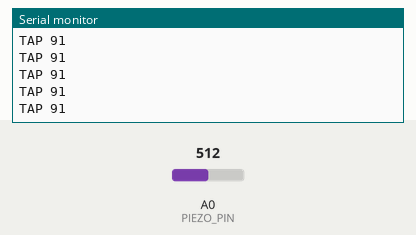
Bench run of a sketch on a simulated Arduino Uno, built with avr-gcc and run on an emulated ATmega328P. Shown: the last lines printed to the serial monitor. The inputs (shaded band) are chosen by the test bench; at power-on: A0 (PIEZO_PIN) = 512.

Above: at 1.2 s.
1.3 s: A0 (PIEZO_PIN) set to 710
At 1.39 s:
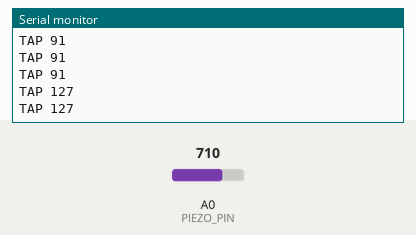
2.8 s: A0 (PIEZO_PIN) set to 690
At 2.85 s:
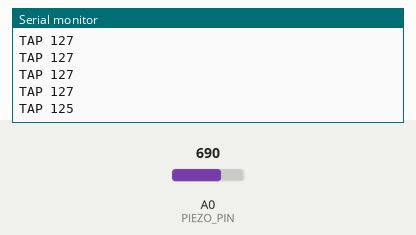
Timing chart, 0 to 5.8 s (numbered marks = the images above; inputs shaded):
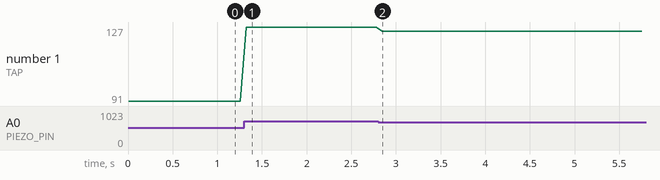

The sketch:

rhythmic_tap.ino
```cpp
// Rhythmic Intent — piezo tap pad → USB serial
//
// Sends one line per strike:   TAP <velocity 1-127>\n   at 115200 baud.
// The bridge (bridge/bridge.py) auto-detects this board and turns each line
// into a live MIDI note (real velocity) plus a tap in the GUI.
//
// Wiring (velocity-sensitive piezo):
//   piezo (+) ── A0
//   piezo (-) ── GND
//   1 MΩ resistor across the piezo (A0 ── GND) to drain charge between hits.
//   Recommended: a 5.1 V zener (or two diodes) from A0 to GND/5V to clamp
//   spikes so hard hits don't over-volt the ADC.
//
// Tuning: watch the raw values in the Serial Monitor (uncomment DEBUG below),
// then set THRESHOLD just above the resting noise and MAX_READING to roughly
// the ADC value of your hardest comfortable hit.
//
// Button instead of a piezo? Wire a button from a digital pin to GND with
// INPUT_PULLUP and, on a debounced falling edge, `Serial.println("TAP 100");`.

const int PIEZO_PIN = A0;
const int THRESHOLD = 40;     // ADC counts to register a hit (above noise floor)
const int MAX_READING = 700;  // ADC counts mapped to full velocity (127)
const unsigned long PEAK_MS = 6;   // window to capture the strike's peak
const unsigned long DEAD_MS = 60;  // ignore retriggers for this long after a hit

// #define DEBUG  // uncomment to also print raw peak values for tuning

void setup() {
  Serial.begin(115200);
}

void loop() {
  int reading = analogRead(PIEZO_PIN);
  if (reading <= THRESHOLD) return;

  // Track the peak over a short window so velocity reflects strike strength,
  // not just the first sample above threshold.
  int peak = reading;
  unsigned long start = millis();
  while (millis() - start < PEAK_MS) {
    int r = analogRead(PIEZO_PIN);
    if (r > peak) peak = r;
  }

  int clamped = constrain(peak, THRESHOLD, MAX_READING);
  int velocity = map(clamped, THRESHOLD, MAX_READING, 1, 127);

  Serial.print("TAP ");
  Serial.println(velocity);
#ifdef DEBUG
  Serial.print("# peak=");
  Serial.println(peak);
#endif

  delay(DEAD_MS);  // debounce / avoid double-triggering on the ring-out
}
```

Measured:
- after the input at 1.3 s, the serial monitor: prints a new line at once (image 1)
- after the input at 2.8 s, the serial monitor: prints a new line after 0.05 s (image 2)
- plotted number 1: 91 → 127 after the input at 1.3 s, 127 → 125 after the input at 2.8 s
